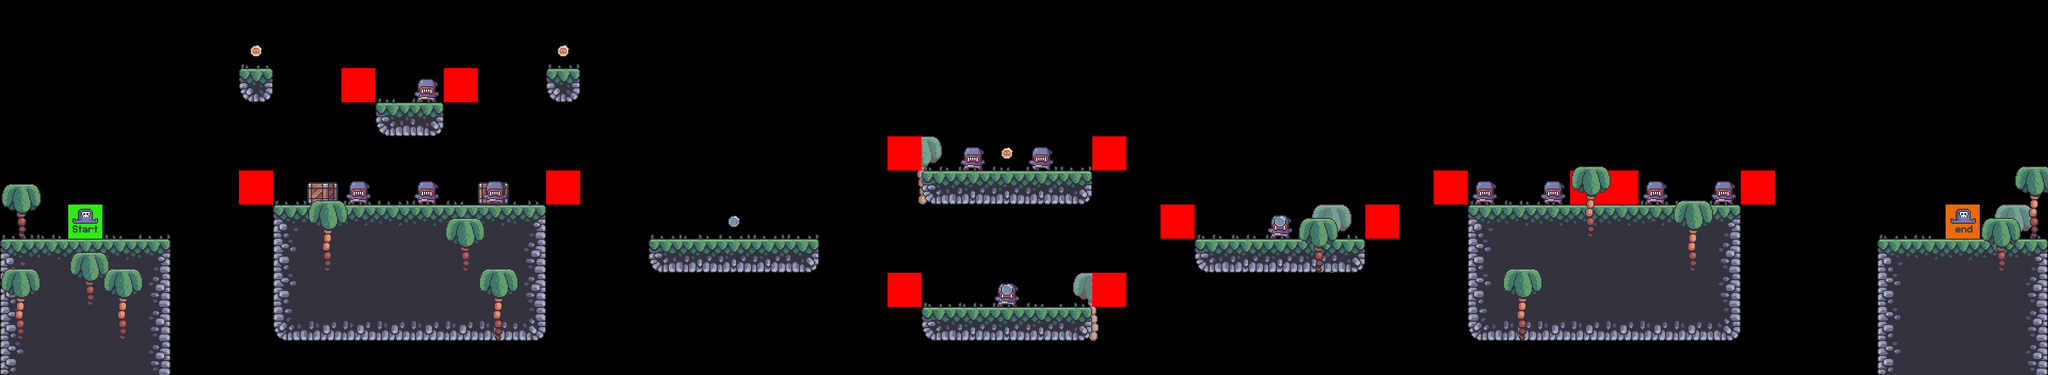

This game map was drawn from its Tiled (.tmx) file and the tilesets committed beside it. A one-line description and the trimmed map source follow:
An orthogonal 60x11 tile map with 64x64 px tiles, 9 tile layers (bg_palms, terrain, grass, crates, ...), 7 tilesets.

<map version="1.10" tiledversion="1.10.1" orientation="orthogonal" renderorder="right-down" width="60" height="11" tilewidth="64" tileheight="64" infinite="0" nextlayerid="10" nextobjectid="1">
 <editorsettings>
  <export target="../3/level_3.csv" format="csv" />
 </editorsettings>
 <tileset firstgid="1" source="../tile_sets/terrain_tiles.tsx" />
 <tileset firstgid="17" source="../tile_sets/coin_tiles.tsx" />
 <tileset firstgid="19" source="../tile_sets/grass_teils.tsx" />
 <tileset firstgid="24" source="../tile_sets/palms.tsx" />
 <tileset firstgid="27" source="../tile_sets/crate.tsx" />
 <tileset firstgid="28" source="../tile_sets/setup_tiles.tsx" />
 <tileset firstgid="30" source="../tile_sets/e_setup_tile.tsx" />
 <layer id="5" name="bg_palms" width="60" height="11">
  <data>[660 cells, 4 non-empty, 1 distinct tile ids]</data>
 </layer>
 <layer id="1" name="terrain" width="60" height="11">
  <data>[660 cells, 128 non-empty, 13 distinct tile ids]</data>
 </layer>
 <layer id="3" name="grass" width="60" height="11">
  <data>[660 cells, 50 non-empty, 5 distinct tile ids]</data>
 </layer>
 <layer id="6" name="crates" width="60" height="11">
  <data>[660 cells, 2 non-empty, 1 distinct tile ids]</data>
 </layer>
 <layer id="8" name="enemies" width="60" height="11">
  <data>[660 cells, 12 non-empty, 1 distinct tile ids]</data>
 </layer>
 <layer id="9" name="constraints" width="60" height="11">
  <data>[660 cells, 14 non-empty, 1 distinct tile ids]</data>
 </layer>
 <layer id="4" name="fg_palms" width="60" height="11">
  <data>[660 cells, 13 non-empty, 2 distinct tile ids]</data>
 </layer>
 <layer id="2" name="coins" width="60" height="11">
  <data>[660 cells, 6 non-empty, 2 distinct tile ids]</data>
 </layer>
 <layer id="7" name="player" width="60" height="11">
  <data>[660 cells, 2 non-empty, 2 distinct tile ids]</data>
 </layer>
</map>
